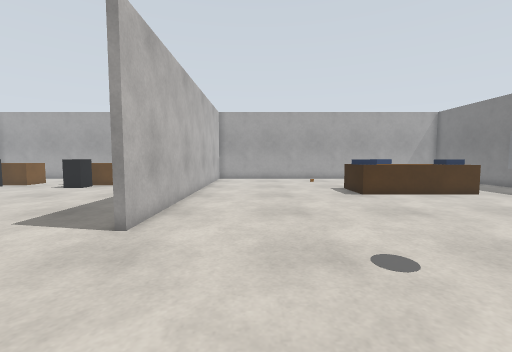
[1] (above)

21 first-person views from a walk through a Gazebo world. The camera is 0.94 m above the floor, tilts 4° down and sees 90° across. The floor is counted in squares, 0.5 m on a side. Each view is taken from the middle of a square. On the plan, view 1 faces up. The plan holds only what a view shows up to about 15 squares ahead; the rest is blank. The robots in the file are not drawn.

[2]
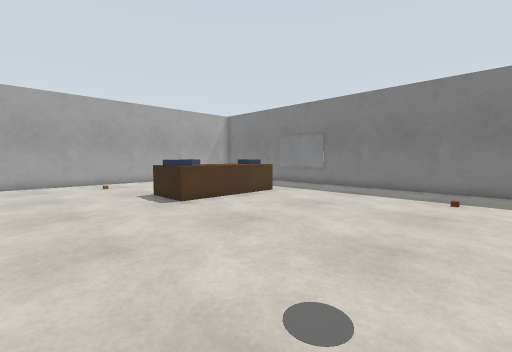

[3]
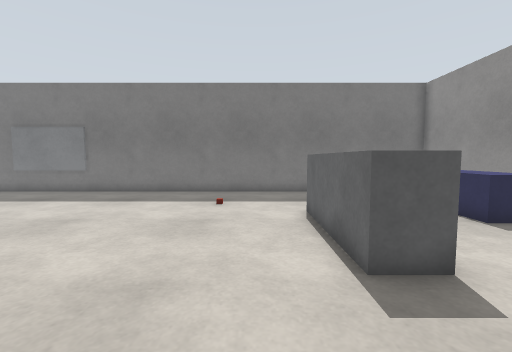

[4]
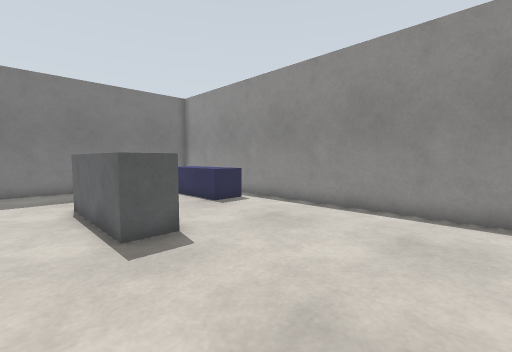

[5]
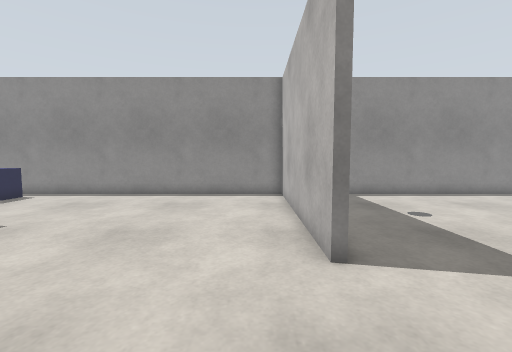

[6]
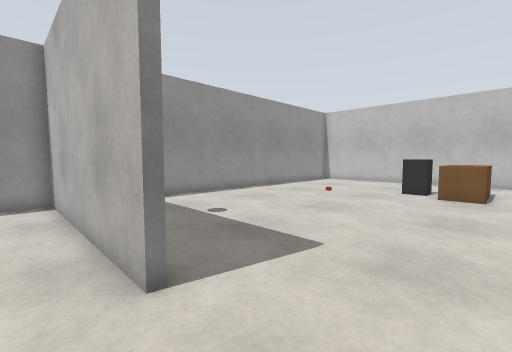

[7]
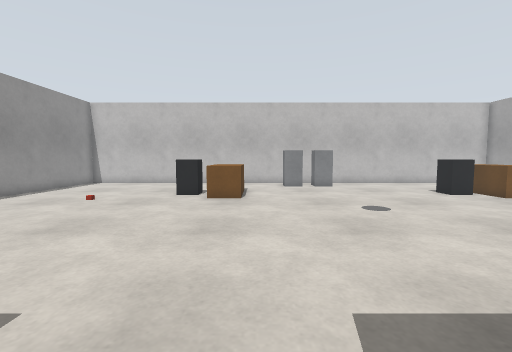

[8]
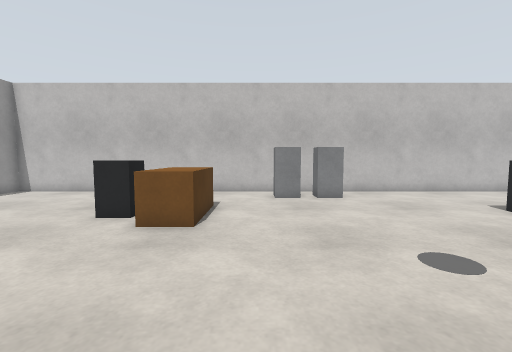

[9]
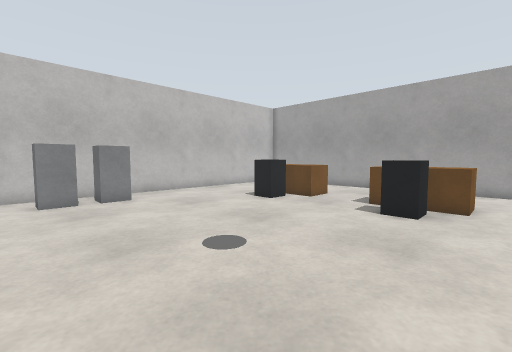

[10]
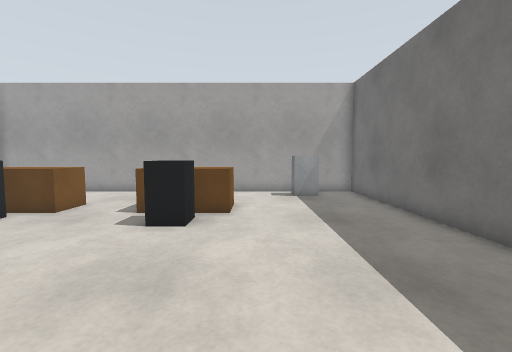

[11]
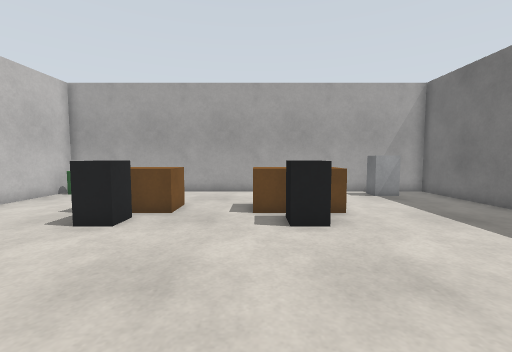

[12]
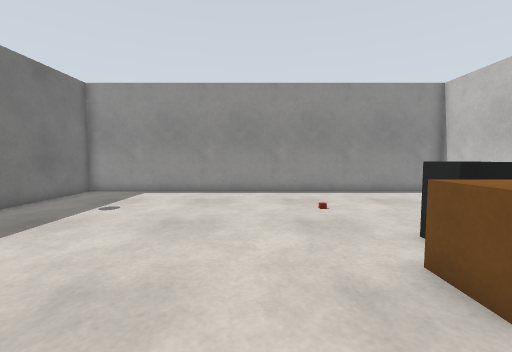

[13]
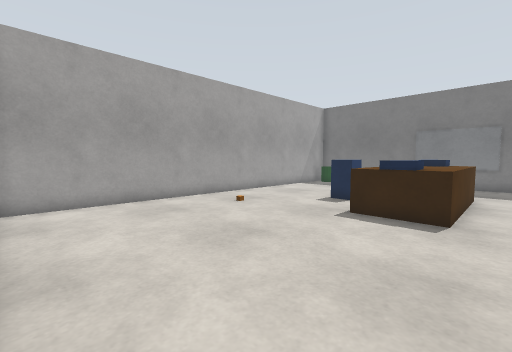

[14]
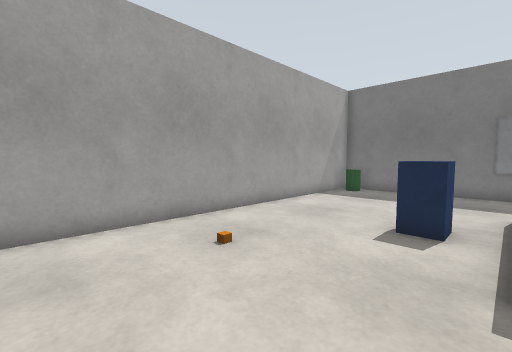

[15]
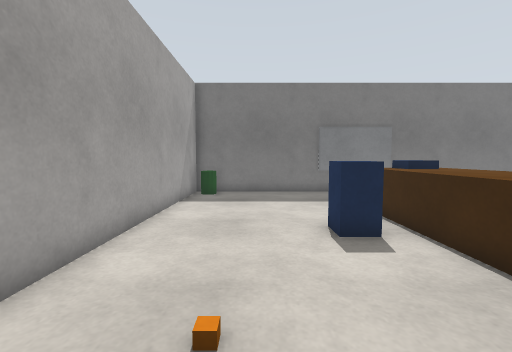

[16]
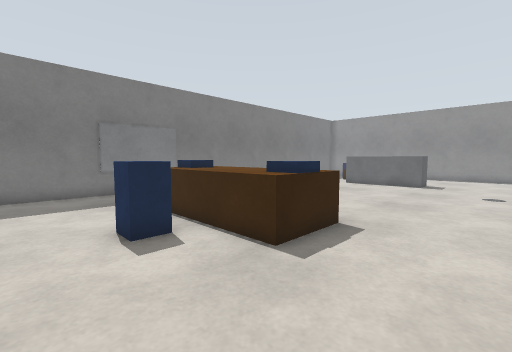

[17]
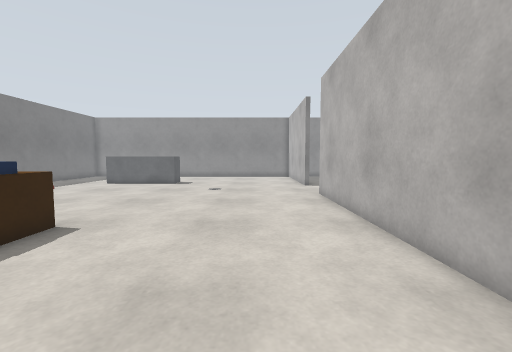

[18]
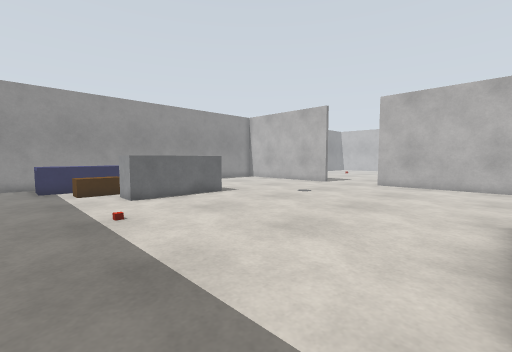

[19]
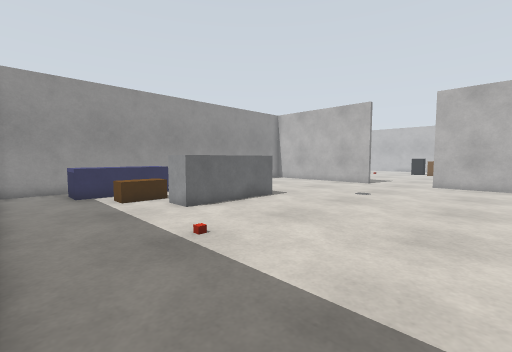

[20]
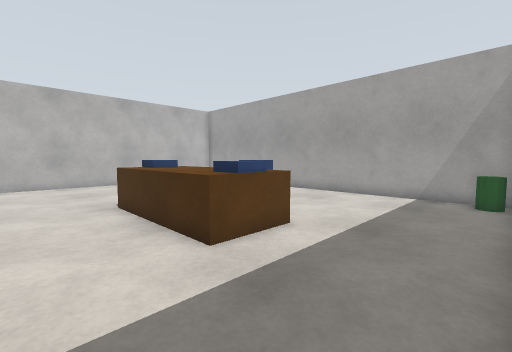

[21]
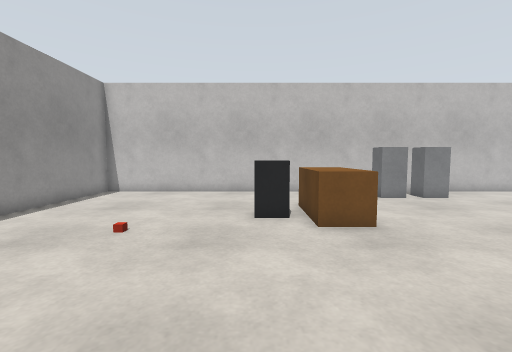

### Floor plan
Points are (right, up) in squares from view 1. A wall is a line through its corners. A room is listed if a view was taken in it or the views show most of it. See-through windows are left out.
Room 1 (views 1, 2, 3, 4, 5, 6, 7, 8, 9, 10, 11, 12, 13, 14, 15, 16, 17, 18, 19, 20, 21)
walls: (-3.6, 14.2) (-3.6, 23.3) (-21.2, 23.3); (-3.4, 16.8) (-3.4, 6.5) (-3.8, 6.5); (-3.2, -6.4) (16.4, -6.4) (16.4, 12.5); (16.4, 16.4) (16.4, 22.5); (14.4, 23.3) (-3.1, 23.3); (-23.3, 21.5) (-23.3, -6.4) (-4.8, -6.4)
low walls: (6.6, 14) (5.6, 14) (5.6, 14.6); (6, -0.2) (6, 1.2) (11, 1.2) (11, -0.2); (11.4, 14.5) (11.4, 14) (10.4, 14) (10.4, 14.6)
objects: other object (-23, 22) to (-22, 23); cabinet (-22, 8) to (-21, 9); cabinet (-22, 10) to (-21, 11); brown box (-19, 4) to (-16, 5); black box (-18, 2) to (-17, 3); black box (-18, 16) to (-17, 17); brown box (-18, 18) to (-16, 19); other object (-16, -1); brown box (-13, 18) to (-10, 19); black box (-12, 16) to (-11, 17); grey box (-7, 22) to (-6, 22); white box (-4, -6) to (-4, 2); orange box (4, 21); brown box (6, 13) to (11, 16); blue box (8, 17) to (9, 18); blue box (10, -5) to (13, -4); brown box (11, -2) to (12, -2); other object (12, 5); green cylinder (15, 22) to (16, 23); board (16, 13) to (16, 16)

Positions as (right, up) in squares from view 1, and headings:
1: (0, 0), facing up
2: (0, 3), facing up-right
3: (2, 3), facing right
4: (0, 3), facing down-right
5: (-2, 7), facing down
6: (-2, 6), facing down-left
7: (-4, 6), facing left
8: (-9, 7), facing left
9: (-9, 7), facing up-left
10: (-9, 9), facing up
11: (-13, 9), facing up
12: (-13, 8), facing down
13: (-3, 12), facing up-right
14: (1, 16), facing up-right
15: (2, 20), facing right
16: (2, 20), facing down-right
17: (0, 20), facing down
18: (15, 13), facing down-left
19: (16, 10), facing down-left
20: (16, 10), facing up-left
21: (-9, 2), facing left
